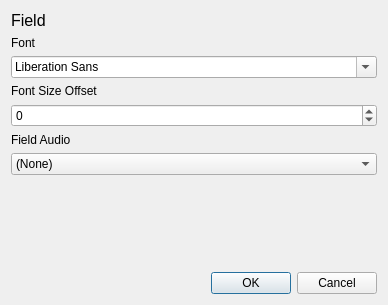
<?xml version="1.0" encoding="UTF-8"?>
<ui version="4.0">
 <class>FieldOptions</class>
 <widget class="QDialog" name="FieldOptions">
  <property name="geometry">
   <rect>
    <x>0</x>
    <y>0</y>
    <width>388</width>
    <height>305</height>
   </rect>
  </property>
  <property name="windowTitle">
   <string>Dialog</string>
  </property>
  <layout class="QGridLayout" name="gridLayout">
   <item row="0" column="0">
    <widget class="QLabel" name="fieldName">
     <property name="font">
      <font>
       <pointsize>12</pointsize>
      </font>
     </property>
     <property name="text">
      <string>Field</string>
     </property>
    </widget>
   </item>
   <item row="1" column="0">
    <layout class="QVBoxLayout" name="verticalLayout">
     <item>
      <widget class="QLabel" name="label">
       <property name="text">
        <string>Font</string>
       </property>
      </widget>
     </item>
     <item>
      <widget class="QFontComboBox" name="fontTypeBox"/>
     </item>
     <item>
      <widget class="QLabel" name="label_3">
       <property name="text">
        <string>Font Size Offset</string>
       </property>
      </widget>
     </item>
     <item>
      <widget class="QSpinBox" name="fontSizeOffsetBox">
       <property name="minimum">
        <number>-15</number>
       </property>
       <property name="maximum">
        <number>15</number>
       </property>
      </widget>
     </item>
     <item>
      <widget class="QLabel" name="label_4">
       <property name="text">
        <string>Field Audio</string>
       </property>
      </widget>
     </item>
     <item>
      <widget class="QComboBox" name="fieldAudioBox">
       <item>
        <property name="text">
         <string>(None)</string>
        </property>
       </item>
      </widget>
     </item>
     <item>
      <spacer name="verticalSpacer">
       <property name="orientation">
        <enum>Qt::Vertical</enum>
       </property>
       <property name="sizeHint" stdset="0">
        <size>
         <width>20</width>
         <height>40</height>
        </size>
       </property>
      </spacer>
     </item>
    </layout>
   </item>
   <item row="2" column="0">
    <widget class="QDialogButtonBox" name="buttonBox">
     <property name="orientation">
      <enum>Qt::Horizontal</enum>
     </property>
     <property name="standardButtons">
      <set>QDialogButtonBox::Cancel|QDialogButtonBox::Ok</set>
     </property>
    </widget>
   </item>
  </layout>
 </widget>
 <resources/>
 <connections>
  <connection>
   <sender>buttonBox</sender>
   <signal>accepted()</signal>
   <receiver>FieldOptions</receiver>
   <slot>accept()</slot>
   <hints>
    <hint type="sourcelabel">
     <x>248</x>
     <y>254</y>
    </hint>
    <hint type="destinationlabel">
     <x>157</x>
     <y>274</y>
    </hint>
   </hints>
  </connection>
  <connection>
   <sender>buttonBox</sender>
   <signal>rejected()</signal>
   <receiver>FieldOptions</receiver>
   <slot>reject()</slot>
   <hints>
    <hint type="sourcelabel">
     <x>316</x>
     <y>260</y>
    </hint>
    <hint type="destinationlabel">
     <x>286</x>
     <y>274</y>
    </hint>
   </hints>
  </connection>
 </connections>
</ui>
